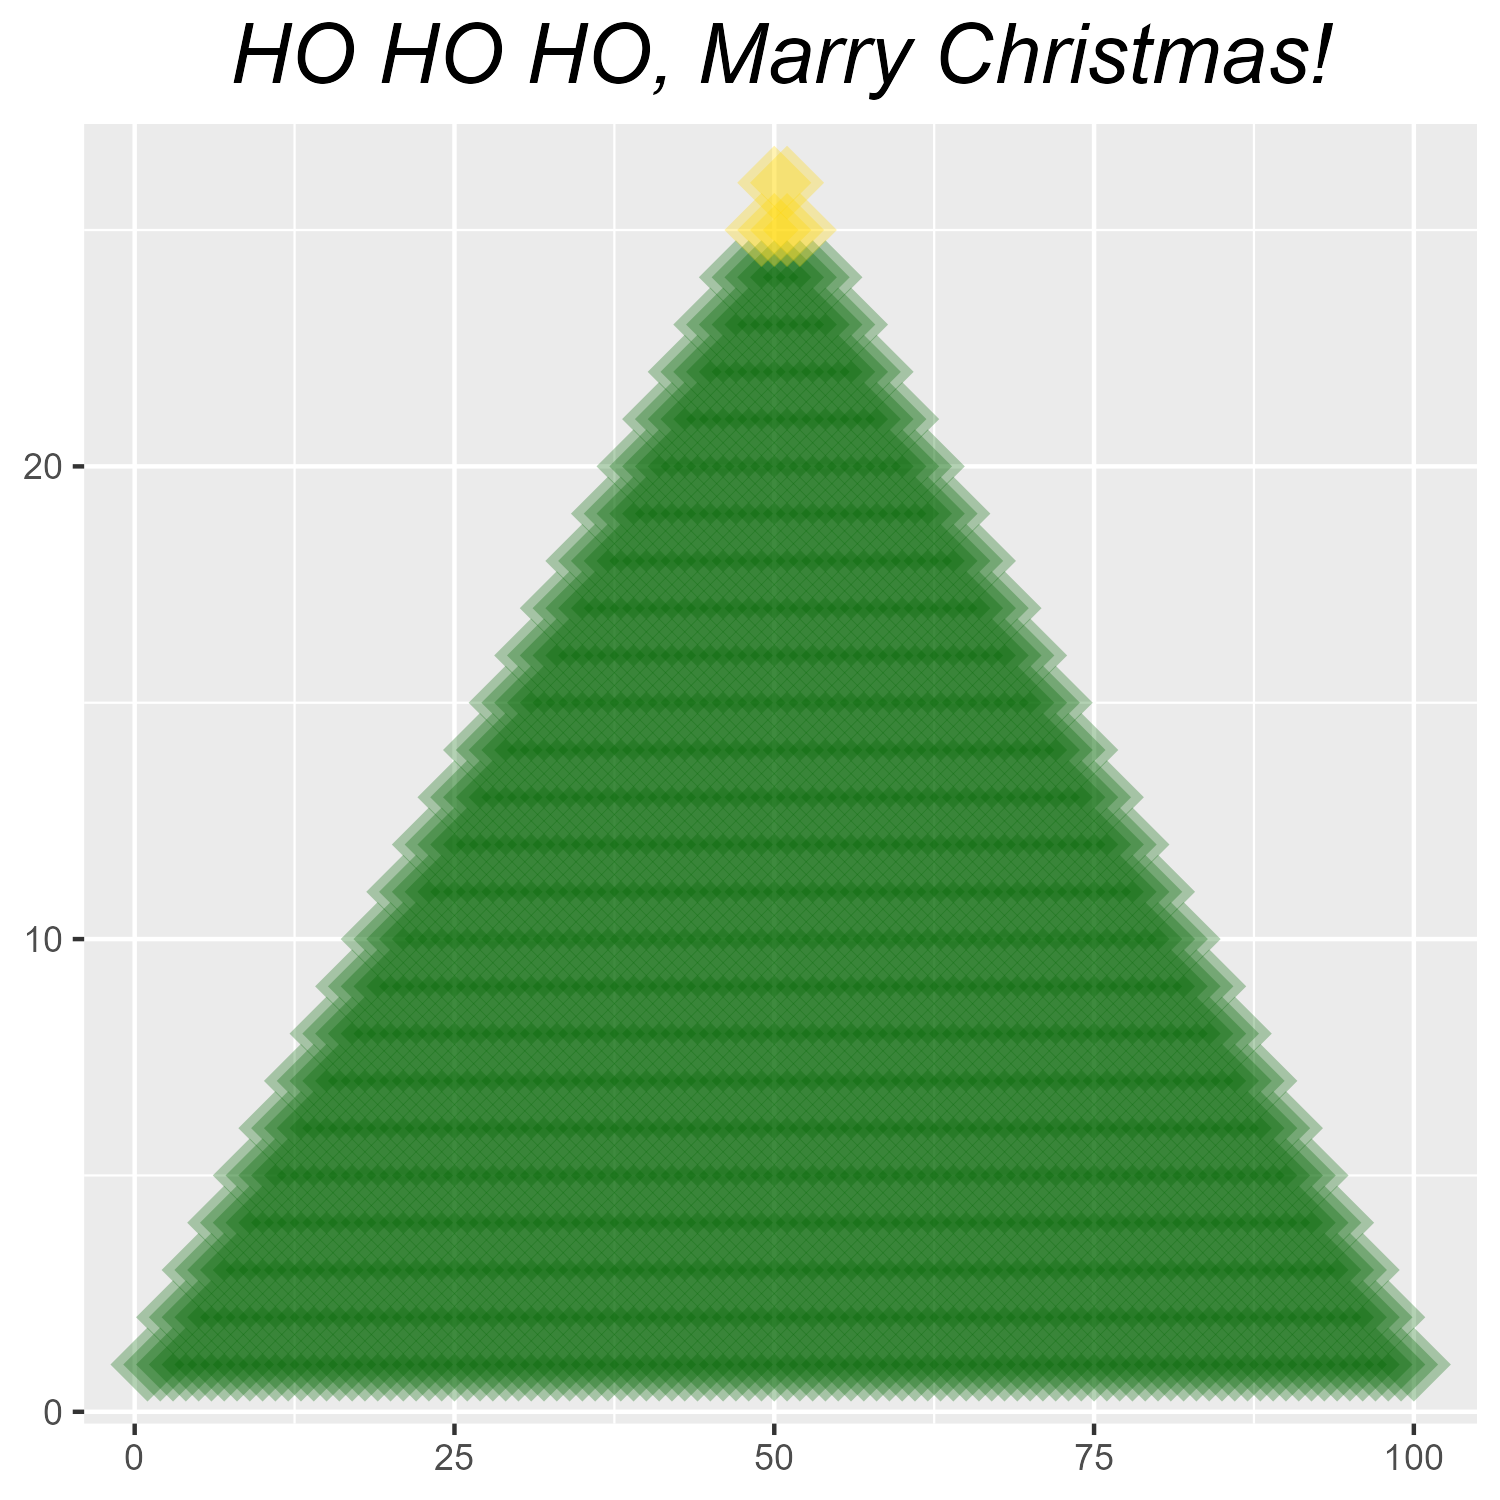

Write the R code that produced this figure.
library(dplyr)
library(ggplot2)

x_values <- c()
y_values <- c()

start <- 1

# Generowanie danych do wykresu
for (i in 1:26) {
  n_rows <- 100 - (i - 1) * 4
  
  x_segment <- seq(start, start + n_rows - 1)
  
  x_values <- c(x_values, x_segment)
  y_values <- c(y_values, rep(i, length(x_segment)))
  
  start <- start + 2
}

# Ramka danych
df <- data.frame(x = x_values, y = y_values)

n <- nrow(df)
df$star <- rep(FALSE, n)
df$star[(n-5):n] <- TRUE

# Kod wykresu
ggplot(data = df, aes(x = x, y = y, color = star)) +
  geom_point(size = 8, alpha = 0.3, shape = 18) +
  scale_color_manual(values = c("darkgreen", "gold")) +
  labs(title = "HO HO HO, Marry Christmas!") +
  theme(plot.title = element_text(hjust = 0.5, size = 20, face = "italic"),
        legend.position = "none",
        axis.title.x = element_blank(),
        axis.title.y = element_blank())

# ggsave("choinka.png", plot = p, width = 5, height = 5, dpi = 300)